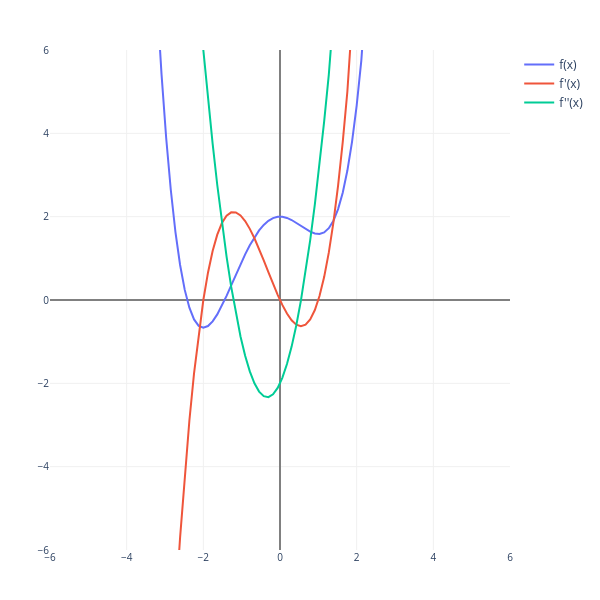

Write notebook code for a chart like this one.
### Markdown cell above
## Finding Extrema and the Second Derivative
Now that we know what extrema are and why they're useful, let's go over how we can find them and identify their type. We'll start by reviewing the second derivative, as it's important for this.

The second derivative $\frac{\text{d}^2}{\text{d}x^2}f(x)$ the the rate at which $\frac{\text{d}}{\text{d}x}f(x)$ is changing. In other words, the derivative of $\frac{\text{d}}{\text{d}x}f(x)$. This can be difficult to visualize, so let's go over a helpful analogy for understanding the second derivative.

:::{tip} Activity 5
:class: dropdown
You're driving down a straight road. If $f(x)$ is position you are at on the road at time $x$, what is $\frac{\text{d}}{\text{d}x}f(x)$? What about $\frac{\text{d}^2}{\text{d}x^2}f(x)$?

Given information about $\frac{\text{d}}{\text{d}x}f(x)$ and $\frac{\text{d}^2}{\text{d}x^2}f(x)$, describe the behavior of $f(x)$ at time $x$ and explain your reasoning in terms of the car analogy.
- $\frac{\text{d}}{\text{d}x}f(x) > 0, \frac{\text{d}^2}{\text{d}x^2}f(x) > 0$
- $\frac{\text{d}}{\text{d}x}f(x) > 0, \frac{\text{d}^2}{\text{d}x^2}f(x) < 0$
- $\frac{\text{d}}{\text{d}x}f(x) < 0, \frac{\text{d}^2}{\text{d}x^2}f(x) > 0$
- $\frac{\text{d}}{\text{d}x}f(x) < 0, \frac{\text{d}^2}{\text{d}x^2}f(x) < 0$
:::

Another way of thinking about $\frac{\text{d}^2}{\text{d}x^2}f(x)$ is that it can tell us about the curvature of a graph. Let's reexamine $f(x)$ from earlier to see how:

### Code cell
from utils import plot_functions
import numpy as np
f_list = [lambda x: (1/4)*x**4 + (1/3)*x**3 - x**2 + 2, lambda x: x**3 + x**2 - 2*x, lambda x: 3*x**2 + 2*x - 2]
f_titles = ['f(x)', 'f\'(x)', 'f\'\'(x)']
x_range = (-6, 6)
y_range = (-6, 6)

plot_functions(f_list, f_titles, x_range=x_range, y_range=y_range)

# TODO: add a flag for which graphs to initially show, this way it's less overwhelming
